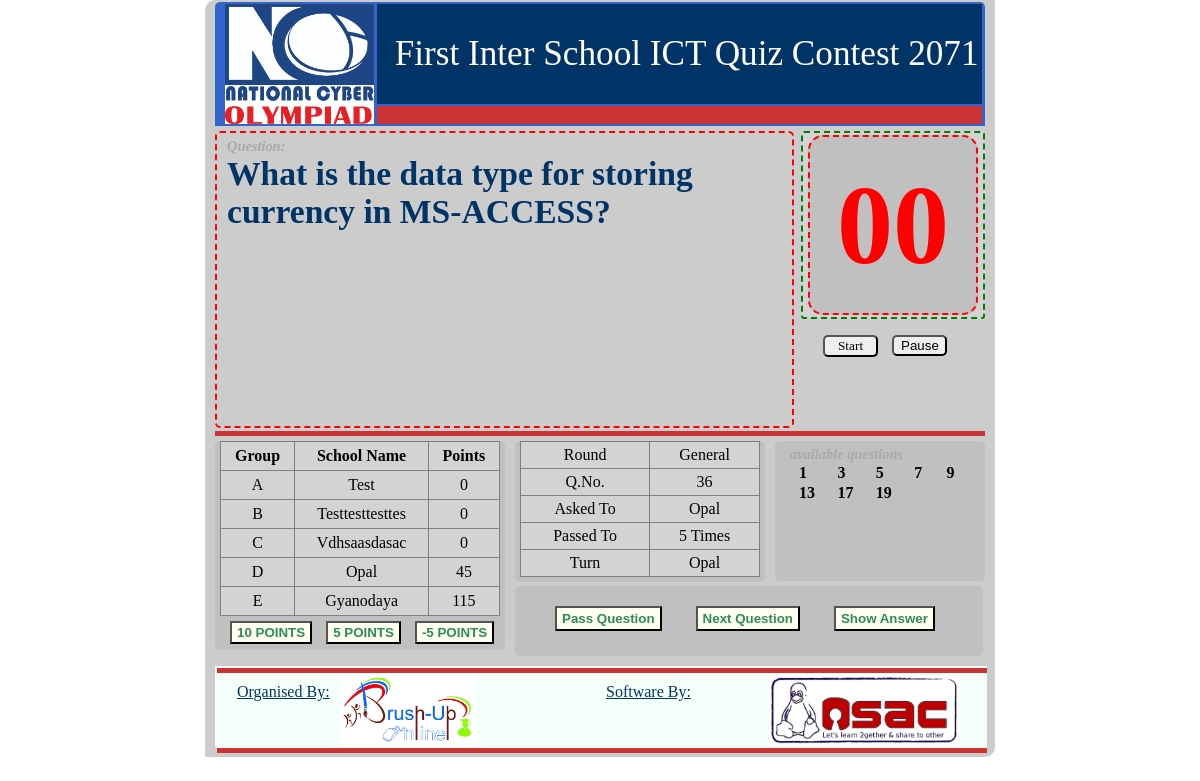
Screenshot of /index.php?qno=36 with the database file from the repository.
### tables this page shows
CREATE TABLE IF NOT EXISTS `qualifyinggame1` (
  `id` int(4) NOT NULL AUTO_INCREMENT,
  `qno` int(4) NOT NULL,
  `question` varchar(200) NOT NULL,
  `answer` varchar(50) NOT NULL,
  `flag` tinyint(1) NOT NULL DEFAULT '0',
  PRIMARY KEY (`id`)
);

CREATE TABLE IF NOT EXISTS `groupdata` (
  `id` int(4) NOT NULL AUTO_INCREMENT,
  `groupName` char(2) NOT NULL,
  `school` varchar(50) NOT NULL,
  `points` int(2) NOT NULL DEFAULT '0',
  PRIMARY KEY (`id`)
);

CREATE TABLE IF NOT EXISTS `tempdb` (
  `sn` smallint(2) NOT NULL AUTO_INCREMENT,
  `qfrom` int(4) NOT NULL,
  `qto` int(4) NOT NULL,
  `roundName` varchar(50) NOT NULL,
  PRIMARY KEY (`sn`)
);

CREATE TABLE IF NOT EXISTS `rounddb` (
  `id` int(4) NOT NULL AUTO_INCREMENT,
  `startgroup` char(2) NOT NULL DEFAULT 'A',
  `currentgroup` char(2) NOT NULL DEFAULT 'A',
  `qasked` int(4) NOT NULL DEFAULT '1',
  `flag` tinyint(4) NOT NULL DEFAULT '1',
  `passed` int(2) NOT NULL DEFAULT '0',
  `db` varchar(50) NOT NULL DEFAULT 'question',
  PRIMARY KEY (`id`)
);

### function.php (the view, shortened to what this page needs)
		<?php
function fetchDatabaseToIndex()
{
	global $con;
	$query="select db from rounddb";
	$res=mysql_query($query,$con);
	if($res)
	{
		while($row=mysql_fetch_array($res))
		{
		$database=$row['db'];
		}
	}
	return $database;
}
function qnos_fetch($database)
{
    global $con;
$query="SELECT qfrom,qto FROM tempdb";
$res=mysql_query($query,$con);
if($res)
{
    while($row=mysql_fetch_array($res))
    {
        $qfrom=$row['qfrom'];
        $qto=$row['qto'];
    }
}
$query="SELECT * from  $database where qno between $qfrom and $qto";
$res = mysql_query($query);
$noq = mysql_num_rows($res);
        $i=1;
        ?>
        <table><tr>
        <?php
      while($row = mysql_fetch_assoc($res))
      {
        $temp[$i]=$row['qno'];
        $flag[$i]=$row['flag'];
        $i++;
      }
       ?>
          <?php
            $count=1;
          for($i=1;$i<=$noq;$i++)
          {
              if(!$flag[$i])
                 {
                 ?>
                <td><a href="index.php?qno=<?php echo $temp[$i];?>"><?php  echo $i;?></a></td>
                  <?php
                  if(($count%5)==0)
                 {
                     echo "</tr><tr>";
                 }
                  $count++;
                 }
             }
    		?>
    	</tr></table>
    		<?php
}
function question_fetch($qno,$database)
{
      if(isset($_POST['nextQues']))
	  {
   	 			echo "<div class='chooseRequest'>";
                echo "please choose the question from available questions..";
                echo "</div>";
    	}
    else
	{
		global $con;
		$query="SELECT question FROM  $database where qno=$qno";
		$res=mysql_query($query,$con);
		if($res)
		{
			while($row=mysql_fetch_array($res))
			{
					$question=$row['question'];
			}
		}
		$exetn= strchr($question,'.');
		if($exetn=='.jpg'||$exetn=='.jpeg'||$exetn=='.png')
		{
		?>
		<div class='question_display'>
		<a href="images/<?php echo $database;?>/<?php echo $question;?>" target="_blank">
		<img src="images/<?php echo $database;?>/<?php echo $question;?>" alt="picture"  height="205" ></a>
		</div>
		<?php
		}
		else
		{
			  	echo "<div class='question_display'>";
                echo $question;
                echo "</div>";
		}
		}
}
function groupName_fetch()
{
          global $con;
             ?>
        <table border="1px">
        <tr>
                <th>Group</th>
                <th colspan="4">School Name</th>
                <th>Points</th>
            </tr><tr>
            <?php
            $query="SELECT groupName,school,points FROM groupdata ORDER BY groupName";
            $res=mysql_query($query,$con);
        if($res)
        {
            while($row=mysql_fetch_array($res))
            {
            ?>
                <td><?php echo $row['groupName'];?></td>
                      <td colspan="4"><?php echo $row['school'];?></td>
                      <td><?php echo $row['points'];?></td>
                </tr>
          <?php
            }
        }
         ?>
            </table>
            <form method="POST" action="">
                <input type="submit" name="10point" value="10 POINTS">
                <input type="submit" name="5point" value="5 POINTS">
                <input type="submit" name="-5point" value="-5 POINTS">
            </form>
<?php
}
function questionControl($i)
    {
        ?>
        <form method="POST" action="">
             <?php
             global $con;
             $query="SELECT passed FROM rounddb";
			$res=mysql_query($query,$con);
			if($res)
			{
				while($row=mysql_fetch_array($res))
				{
					$passed=$row['passed'];
				}
			}
            	 if($passed==$i-1)
				{
					 ?>
					 <input type="submit" name="passQues" id="Audience" value="Pass Question" onClick="AudienceWarn()">
					<?php
            	}
            	 else
				{
            	 ?>
            	 <input type="submit" name="passQues" id="nextPass" value="Pass Question" onClick="passed()">
            	<?php
				 }
            ?>
             <input type="submit" name="nextQues" value="Next Question">
             <input type="submit" name="checkAnswer" id="AnswerShow" value="Show Answer" >
         </form>
        <?php
    }
function roundDetails($qno,$i)
{
     global $con;
    $query="SELECT startgroup,currentgroup,flag,passed from rounddb";
    $res=mysql_query($query,$con);
    if($res)
    {
        while($row=mysql_fetch_array($res))
        {
            $flag=$row['flag'];
            $passed=$row['passed'];
        }
    }
				?>
		<?php
$query="SELECT roundName FROM tempdb ";
$res=mysql_query($query,$con);
if($res)
{
    while($row=mysql_fetch_array($res))
    {
        $roundName=$row['roundName'];
    }
}
else
{
    echo "UNKNOWN";
}
$query="SELECT currentgroup,startgroup,passed FROM rounddb";
$res=mysql_query($query,$con);
if($res)
{
    while($row=mysql_fetch_array($res))
    {
        $askedto=$row['startgroup'];
        $passedto=$row['currentgroup'];
        $passed=$row['passed'];
    }
}
$query="SELECT school FROM groupdata  WHERE groupName='$askedto'";
$res=mysql_query($query,$con);
if($res)
{
    while($row=mysql_fetch_array($res))
    {
        $askedto=$row['school'];
    }
}
$query="SELECT school FROM groupdata  WHERE groupName='$passedto'";
$res=mysql_query($query,$con);
if($res)
{
    while($row=mysql_fetch_array($res))
    {
        $passedto=$row['school'];
    }
}
?>
<table>
<tr>
    <td>Round </td><td><?php echo $roundName;?></td>
</tr>
<tr>
    <td>Q.No.</td><td><?php echo $qno; ?>   </td>
</tr>
<tr>
    <td>Asked To</td><td><?php echo $askedto; ?></td>
</tr>
<tr>
    <td>Passed To</td><td><?php echo $passed; ?> Times  </td>
</tr>
<tr>
    <td>Turn </td><td><?php echo $passedto;?> </td>
</tr>
</table>
<?php
}
    ?>

### stylesheet.css (style rules this page uses)
a { text-decoration: none; color: #000000; font-weight:bold; width:20px; padding:8px; text-align:center; }
.question_control input[type="submit"] { padding:3px 5px; width:auto; background-color:#FFFFF0; }
.question_display { height: 210px; width:563px; font-size: 2.1em; font-weight: bold; text-align: left; color: #003366; }
.question_numbers table td { width:50px; }
.roundDetails table { height:auto; width:240px; border:1px solid black; }
.roundDetails table tr td,th { padding:4px 10px; text-align: center; background-color: #D3D3D3; border:1px solid #808080; }
.score_board input[type="submit"] { width:auto; padding:2px 5px; margin:5px 0px 5px 10px; background-color:#FFFFF0; }
.score_board table { height:auto; width:280px; border:1px solid black; }
.score_board table tr td,th { padding:5px; text-align: center; background-color: #D3D3D3; border:1px solid #808080; }
table { margin:0px; }
input[type="submit"] { margin:10px 0px 0px 30px; width:80px; height:auto; padding:2px 5px; color:#2E8B57; font-weight: bold; }

### rows the page displays
qualifyinggame1: question "What is the data type for storing currency in MS-ACCESS?"
groupdata: groupName "A", school "Test", points "0"
groupdata: groupName "B", school "Testtesttesttes", points "0"
groupdata: groupName "C", school "Vdhsaasdasac", points "0"
groupdata: groupName "D", school "Opal", points "45"
groupdata: groupName "E", school "Gyanodaya", points "115"
tempdb: roundName "General"
rounddb: passed "5"

### other values shown
$qno "36"
